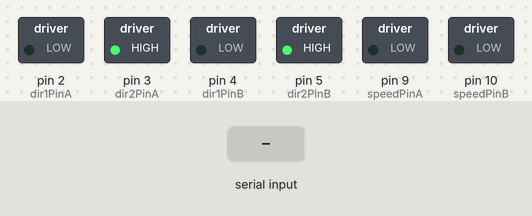
Recording of a sketch running on a simulated Arduino Uno, built with avr-gcc and run on an emulated ATmega328P. On the bench: switched loads named in the sketch (green lamp = pin HIGH). Inputs (shaded band) come from the test bench. What the sketch prints to the serial monitor is not drawn.

Above: at 1.5 s.
1.6 s: "y" received over Serial
At 2.8 s:
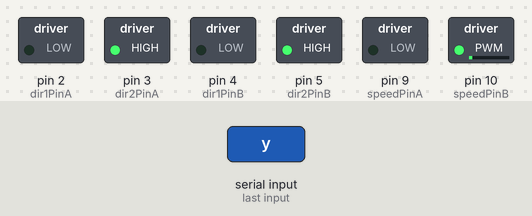
3.1 s: "n" received over Serial
At 4.1 s:
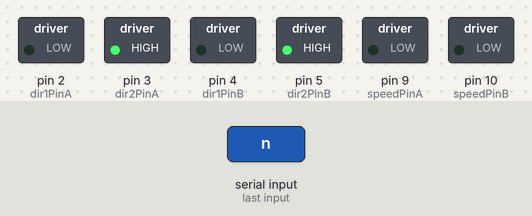
6.1 s: "h" received over Serial
At 6.4 s:
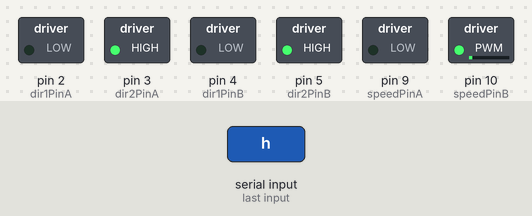
Timing chart, 0 to 9.1 s (numbered marks = the images above; inputs shaded):
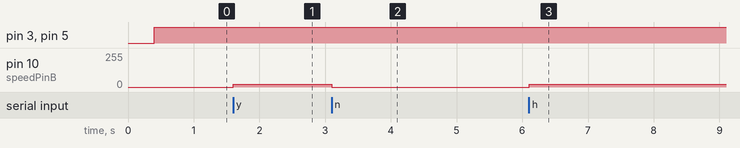

The sketch:

fentoncreeper.ino
```cpp
// fenton creeper robot
// arduino uno based four wheel drive robot
// tsj sej 2016 04 25

//todo:
// hard / soft turns
// change speed to +255 to -255 then write pins high low based on =/-
// write output to console
// raspberry pi output/control


char* Instructions[]={
  "Keyboard Controls:",
  "binary status B0000   on/off[left/right] dir(+/-)[left/right]",
  " y - speed: more",
  " n - speed: less",
  " . - stop (speed & dif zero)",
  " , - dif to zero",
  " u - forward (current speed then increase)",
  " m - backward (current speed then increase)",
  " h - left hard (left / right drive)",
  " j - left soft (idle left side / drive right)",
  " k - right soft (idle right side / drive left)",
  " l - right hard (left / right drive)",
  "  "
};


// Declare L298N Dual H-Bridge Motor Controller directly since there is not a library to load.

// Left Motors
static int dir1PinA = 2;
static int dir2PinA = 3;
static int speedPinA = 9; // Needs to be a PWM pin to be able to control motor speed

// Right Motors
static int dir1PinB = 4;
static int dir2PinB = 5;
static int speedPinB = 10; // Needs to be a PWM pin to be able to control motor speed

static int incr = 20; // speed change incr;


void setup() {  // Setup runs once per reset

  // initialize serial communication @ 9600 baud:
  Serial.begin(9600);
  Serial.write(0);
  for (int i = 0; i < 13; i++){
     Serial.println(Instructions[i]);
     delay(10);
   }

  //Define L298N Dual H-Bridge Motor Controller Pins

  pinMode(dir1PinA,OUTPUT);
  pinMode(dir2PinA,OUTPUT);
  pinMode(speedPinA,OUTPUT);
  pinMode(dir1PinB,OUTPUT);
  pinMode(dir2PinB,OUTPUT);
  pinMode(speedPinB,OUTPUT);

}


void loop(){
  static int speed = 0;
  static int dif = 0;
  static int status = B0000;
  static int newstatus = B0000;

  status = drive(speed, dif, newstatus);
  newstatus = status;


  if (Serial.available() > 0) {
    int inByte = Serial.read();

    switch (inByte) {
      case 'y': // speed++
	speed += incr;
        break;

      case 'n': // speed--
        speed -= incr;
        break;

      case '.': // first disengage then set speed=0
        if ( (status & B1100) != 0) { // if left or right are on then disengage both
          newstatus = status & B0011;
	}
	else { // else turn speed off
	  speed = 0;
	  dif = 0;
	}
        break;

      case ',': // go straight by turning dif=0
        dif = 0;
        break;

      case 'u': // forward (current speed then increase)
        newstatus = B1111;
        if (newstatus == status) speed += incr;
        break;

      case 'm': // forward (current speed then increase)
        newstatus = B1100;
        if (newstatus == status) speed -= incr;
        break;


	// **** start here not done
      case 'h': // left hard (left / right drive)
        if (speed == 0) {
          speed += incr;
	  dif = 0;
	  newstatus = B1011;
	}
	else {
          newstatus = B1100;
	}
        break;

      case 'j': // left hard (left / right drive)
        if (speed == 0) {
          speed += incr;
	  dif = 0;
	  newstatus = B1011;
	}
	else {
          newstatus = B1100;
	}
        break;

      case 'k': // left hard (left / right drive)
        if (speed == 0) {
          speed += incr;
	  dif = 0;
	  newstatus = B1011;
	}
	else {
          newstatus = B1100;
	}
        break;

      case 'l': // left hard (left / right drive)
        if (speed == 0) {
          speed += incr;
	  dif = 0;
	  newstatus = B1011;
	}
	else {
          newstatus = B1100;
	}
        break;

      default:  // turn all the connections off if an unmapped key is pressed:
	speed = 0;
	dif = 0;
	newstatus = B0000;
    }
  }
}


// still lots of work here!!!
int drive(int speed, int dif, int newstatus ) {
  int Aon = newstatus & B1000;
  int Bon = newstatus & B0100;
  int dirA = newstatus & B0010;
  int dirB = newstatus & B0001;

  if (speed > 255) speed = 255;
  if (speed < 0 ) speed = 0;
  if (dif > 255) dif = 255;

  if ((speed + dif) > 255) speed = 255 - dif;
  if ((speed + dif) < 0)

  analogWrite(speedPinA, speed);

  digitalWrite(dir1PinA, LOW);
  digitalWrite(dir2PinA, HIGH);
  analogWrite(speedPinB, (speed+dif));
  digitalWrite(dir1PinB, LOW);
  digitalWrite(dir2PinB, HIGH);


  //  string out = left right speed;
  Serial.println();
  Serial.println("   "); // Creates a blank line printed on the serial monitor

  }
```

Measured:
- after the input at 1.6 s, pin 10 (speedPinB): 0/255 → 20/255 at once
- after the input at 3.1 s, pin 10 (speedPinB): 20/255 → 0/255 at once
- after the input at 6.1 s, pin 10 (speedPinB): 0/255 → 20/255 at once
